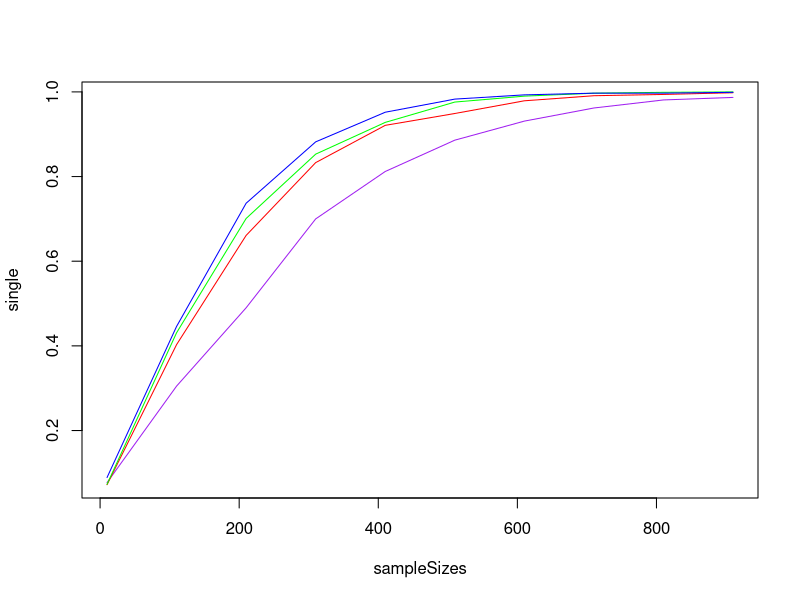

Write the R code that produced this figure.
## ---- chunk 1
simulate_power <- function(n1, n2, delta, sd = 1, sig.level = 0.05, steps = 10^4){
  test <- function(){
    x1 <- rnorm(n1, 0, sd)
    x2 <- rnorm(n2, delta, sd)
    t <- t.test(x1, x2)
    prob <- t$p.value
    prob < sig.level
  }
  sum = 0;
  for (i in 1:steps){
    sum = sum + test()
  }
  sum / steps
}
## ---- chunk 2
print("For the sample size of 10:")
simulate_power(10, 10, 2, sd = 10)
power.t.test(delta = 2, sd = 10, n = 10)$power
print("For the sample size of 20:")
simulate_power(20, 20, 2, sd = 10)
power.t.test(delta = 2, sd = 10, n = 20)$power
print("For the sample size of 100:")
simulate_power(100, 100, 2, sd = 10)
power.t.test(delta = 2, sd = 10, n = 100)$power
## ---- chunk 3
sampleSizes <- seq(10, 1000, 100)
single <- c()
double <- c()
triple <- c()
quadruple <- c()
for(i in sampleSizes) {
  single <- c(single, simulate_power(i, i, 2, sd = 10, steps=10^3))
  double <- c(double, simulate_power(2 * i, i, 2, sd = 10, steps=10^3))
  triple <- c(triple, simulate_power(3 * i, i, 2, sd = 10, steps=10^3))
  quadruple <- c(quadruple, simulate_power(4 * i, i, 2, sd = 10, steps=10^3))
}
plot(sampleSizes, single, type = "l", col = "purple")
lines(sampleSizes, double, col = "red")
lines(sampleSizes, triple, col = "green")
lines(sampleSizes, quadruple, col = "blue")
